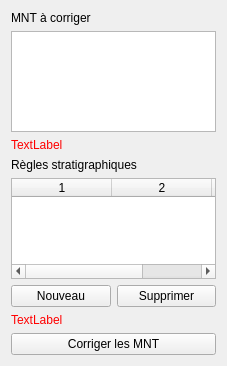
              <widget class="QWidget" name="dem_correction">
               <property name="geometry">
                <rect>
                 <x>0</x>
                 <y>0</y>
                 <width>227</width>
                 <height>366</height>
                </rect>
               </property>
               <property name="whatsThis">
                <string>&lt;html&gt;&lt;head/&gt;&lt;body&gt;&lt;p&gt;&lt;span style=&quot; font-weight:600;&quot;&gt;À partir d'un ensemble de Modèles Numériques de Terrain, créez des MNT corrigés en fonction de règles stratigraphiques définies reliant les MNT entre eux.&lt;/span&gt;&lt;/p&gt;&lt;p&gt;&lt;span style=&quot; font-size:large; font-weight:600;&quot;&gt;Règles stratigraphiques&lt;/span&gt;&lt;/p&gt;&lt;p&gt;Vous pouvez définir des règles qui relient les MNT sélectionnés entre eux. Chaque règle définit un MNT &amp;quot;stable&amp;quot; ou parent et un MNT &amp;quot;à modifier&amp;quot; ou enfant ; pour chacune de ces règles, le MNT &amp;quot;à modifier&amp;quot; sera corrigé en fonction de sa relation stratigraphique (&amp;quot;A sur B&amp;quot; / &amp;quot;A sous B&amp;quot;), de manière à éviter le croisement des MNT concernés.&lt;/p&gt;&lt;p&gt;L'ordre des règles importe ! L'algorithme les applique de haut en bas de la liste.&lt;/p&gt;&lt;p&gt;&lt;span style=&quot; font-style:italic;&quot;&gt;Prenons l'exemple de 3 MNT correspondant à 3 niveaux archéologiques superposés A, B, et C, du plus superficiel au plus profond. Si l'on choisit de prendre le niveau C comme référence, on ajoute les règles stratigraphiques suivantes :&lt;/span&gt;&lt;/p&gt;&lt;ul style=&quot;margin-top: 0px; margin-bottom: 0px; margin-left: 0px; margin-right: 0px; -qt-list-indent: 1;&quot;</string>
               </property>
               <attribute name="label">
                <string>Correction stratigraphique</string>
               </attribute>
               <layout class="QVBoxLayout" name="verticalLayout">
                <item>
                 <widget class="QLabel" name="label_9">
                  <property name="text">
                   <string>MNT à corriger</string>
                  </property>
                  <property name="alignment">
                   <set>Qt::AlignBottom|Qt::AlignLeading|Qt::AlignLeft</set>
                  </property>
                 </widget>
                </item>
                <item>
                 <widget class="QListView" name="dem_correction_dems_listView">
                  <property name="toolTip">
                   <string>Sélectionnez dans la liste les MNT que vous souhaitez corriger</string>
                  </property>
                  <property name="selectionMode">
                   <enum>QAbstractItemView::NoSelection</enum>
                  </property>
                 </widget>
                </item>
                <item>
                 <widget class="QLabel" name="dem_correction_dems_checkLabel">
                  <property name="styleSheet">
                   <string notr="true">color: red;</string>
                  </property>
                  <property name="text">
                   <string>TextLabel</string>
                  </property>
                 </widget>
                </item>
                <item>
                 <widget class="QLabel" name="label_10">
                  <property name="text">
                   <string>Règles stratigraphiques</string>
                  </property>
                  <property name="alignment">
                   <set>Qt::AlignBottom|Qt::AlignLeading|Qt::AlignLeft</set>
                  </property>
                 </widget>
                </item>
                <item>
                 <widget class="QTableWidget" name="dem_correction_rules_tableWidget">
                  <property name="toolTip">
                   <string>Entrez dans ce tableau les règles stratigraphiques à suivre</string>
                  </property>
                  <property name="columnCount">
                   <number>3</number>
                  </property>
                  <column/>
                  <column/>
                  <column/>
                 </widget>
                </item>
                <item>
                 <layout class="QHBoxLayout" name="horizontalLayout_2">
                  <property name="sizeConstraint">
                   <enum>QLayout::SetDefaultConstraint</enum>
                  </property>
                  <item>
                   <widget class="QPushButton" name="dem_correction_add_rule_pushButton">
                    <property name="toolTip">
                     <string>Ajoutez une règle stratigraphique</string>
                    </property>
                    <property name="text">
                     <string>Nouveau</string>
                    </property>
                   </widget>
                  </item>
                  <item>
                   <widget class="QPushButton" name="dem_correction_delete_rule_pushButton">
                    <property name="toolTip">
                     <string>Supprimez la règle stratigraphique sélectionnée</string>
                    </property>
                    <property name="text">
                     <string>Supprimer</string>
                    </property>
                   </widget>
                  </item>
                 </layout>
                </item>
                <item>
                 <widget class="QLabel" name="dem_correction_rules_checkLabel">
                  <property name="styleSheet">
                   <string notr="true">color: red;</string>
                  </property>
                  <property name="text">
                   <string>TextLabel</string>
                  </property>
                 </widget>
                </item>
                <item>
                 <widget class="QPushButton" name="dem_correction_pushButton">
                  <property name="toolTip">
                   <string>Lancez la correction des MNT</string>
                  </property>
                  <property name="text">
                   <string>Corriger les MNT</string>
                  </property>
                 </widget>
                </item>
               </layout>
              </widget>
